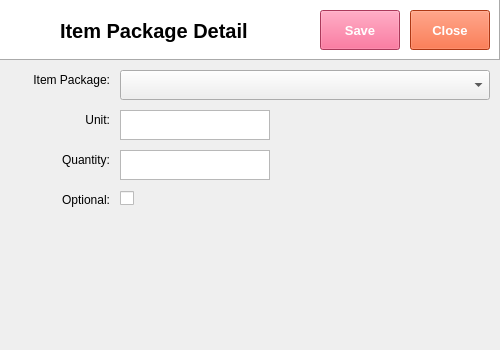
<?xml version="1.0" encoding="UTF-8"?>
<ui version="4.0">
 <class>Dialog</class>
 <widget class="QDialog" name="Dialog">
  <property name="geometry">
   <rect>
    <x>0</x>
    <y>0</y>
    <width>500</width>
    <height>350</height>
   </rect>
  </property>
  <property name="windowTitle">
   <string>Dialog</string>
  </property>
  <widget class="QFrame" name="frame">
   <property name="geometry">
    <rect>
     <x>0</x>
     <y>0</y>
     <width>500</width>
     <height>60</height>
    </rect>
   </property>
   <property name="autoFillBackground">
    <bool>false</bool>
   </property>
   <property name="styleSheet">
    <string notr="true">background-color: rgb(255, 255, 255);</string>
   </property>
   <property name="frameShape">
    <enum>QFrame::Panel</enum>
   </property>
   <property name="frameShadow">
    <enum>QFrame::Raised</enum>
   </property>
   <widget class="QLabel" name="label">
    <property name="geometry">
     <rect>
      <x>10</x>
      <y>10</y>
      <width>38</width>
      <height>32</height>
     </rect>
    </property>
    <property name="text">
     <string/>
    </property>
    <property name="pixmap">
     <pixmap>../../python-pos/img/Disbursement.png</pixmap>
    </property>
    <property name="scaledContents">
     <bool>true</bool>
    </property>
   </widget>
   <widget class="QLabel" name="label_2">
    <property name="geometry">
     <rect>
      <x>60</x>
      <y>10</y>
      <width>220</width>
      <height>41</height>
     </rect>
    </property>
    <property name="font">
     <font>
      <family>Segoe UI</family>
      <pointsize>15</pointsize>
      <weight>75</weight>
      <bold>true</bold>
     </font>
    </property>
    <property name="text">
     <string>Item Package Detail</string>
    </property>
    <property name="textFormat">
     <enum>Qt::PlainText</enum>
    </property>
   </widget>
   <widget class="QPushButton" name="pushButton">
    <property name="geometry">
     <rect>
      <x>1200</x>
      <y>10</y>
      <width>70</width>
      <height>40</height>
     </rect>
    </property>
    <property name="font">
     <font>
      <family>Segoe UI</family>
      <pointsize>10</pointsize>
      <weight>75</weight>
      <bold>true</bold>
     </font>
    </property>
    <property name="autoFillBackground">
     <bool>false</bool>
    </property>
    <property name="styleSheet">
     <string notr="true">background-color: rgb(240, 80, 128);
color: rgb(255, 255, 255);</string>
    </property>
    <property name="text">
     <string>View</string>
    </property>
   </widget>
   <widget class="QPushButton" name="pushButton_2">
    <property name="geometry">
     <rect>
      <x>1280</x>
      <y>10</y>
      <width>70</width>
      <height>40</height>
     </rect>
    </property>
    <property name="font">
     <font>
      <family>Segoe UI</family>
      <pointsize>10</pointsize>
      <weight>75</weight>
      <bold>true</bold>
     </font>
    </property>
    <property name="styleSheet">
     <string notr="true">background-color: rgb(243, 79, 28);
color: rgb(255, 255, 255);</string>
    </property>
    <property name="text">
     <string>Close</string>
    </property>
    <property name="flat">
     <bool>false</bool>
    </property>
   </widget>
  </widget>
  <widget class="QPushButton" name="pushButton_6">
   <property name="geometry">
    <rect>
     <x>320</x>
     <y>10</y>
     <width>80</width>
     <height>40</height>
    </rect>
   </property>
   <property name="font">
    <font>
     <family>Segoe UI</family>
     <pointsize>10</pointsize>
     <weight>75</weight>
     <bold>true</bold>
    </font>
   </property>
   <property name="autoFillBackground">
    <bool>false</bool>
   </property>
   <property name="styleSheet">
    <string notr="true">background-color: rgb(240, 80, 128);
color: rgb(255, 255, 255);</string>
   </property>
   <property name="text">
    <string>Save</string>
   </property>
  </widget>
  <widget class="QPushButton" name="pushButton_7">
   <property name="geometry">
    <rect>
     <x>410</x>
     <y>10</y>
     <width>80</width>
     <height>40</height>
    </rect>
   </property>
   <property name="font">
    <font>
     <family>Segoe UI</family>
     <pointsize>10</pointsize>
     <weight>75</weight>
     <bold>true</bold>
    </font>
   </property>
   <property name="autoFillBackground">
    <bool>false</bool>
   </property>
   <property name="styleSheet">
    <string notr="true">background-color: rgb(243, 79, 28);
color: rgb(255, 255, 255);</string>
   </property>
   <property name="text">
    <string>Close</string>
   </property>
  </widget>
  <widget class="QLabel" name="label_3">
   <property name="geometry">
    <rect>
     <x>10</x>
     <y>150</y>
     <width>100</width>
     <height>20</height>
    </rect>
   </property>
   <property name="font">
    <font>
     <family>Segoe UI</family>
     <pointsize>9</pointsize>
    </font>
   </property>
   <property name="text">
    <string>Quantity:</string>
   </property>
   <property name="alignment">
    <set>Qt::AlignRight|Qt::AlignTrailing|Qt::AlignVCenter</set>
   </property>
  </widget>
  <widget class="QTextEdit" name="textEdit_3">
   <property name="geometry">
    <rect>
     <x>120</x>
     <y>150</y>
     <width>150</width>
     <height>30</height>
    </rect>
   </property>
  </widget>
  <widget class="QLabel" name="label_4">
   <property name="geometry">
    <rect>
     <x>10</x>
     <y>110</y>
     <width>100</width>
     <height>20</height>
    </rect>
   </property>
   <property name="font">
    <font>
     <family>Segoe UI</family>
     <pointsize>9</pointsize>
    </font>
   </property>
   <property name="text">
    <string>Unit:</string>
   </property>
   <property name="alignment">
    <set>Qt::AlignRight|Qt::AlignTrailing|Qt::AlignVCenter</set>
   </property>
  </widget>
  <widget class="QTextEdit" name="textEdit_4">
   <property name="geometry">
    <rect>
     <x>120</x>
     <y>110</y>
     <width>150</width>
     <height>30</height>
    </rect>
   </property>
  </widget>
  <widget class="QLabel" name="label_5">
   <property name="geometry">
    <rect>
     <x>10</x>
     <y>190</y>
     <width>100</width>
     <height>20</height>
    </rect>
   </property>
   <property name="font">
    <font>
     <family>Segoe UI</family>
     <pointsize>9</pointsize>
    </font>
   </property>
   <property name="text">
    <string>Optional:</string>
   </property>
   <property name="alignment">
    <set>Qt::AlignRight|Qt::AlignTrailing|Qt::AlignVCenter</set>
   </property>
  </widget>
  <widget class="QComboBox" name="comboBox">
   <property name="geometry">
    <rect>
     <x>120</x>
     <y>70</y>
     <width>370</width>
     <height>30</height>
    </rect>
   </property>
  </widget>
  <widget class="QLabel" name="label_8">
   <property name="geometry">
    <rect>
     <x>10</x>
     <y>70</y>
     <width>100</width>
     <height>20</height>
    </rect>
   </property>
   <property name="font">
    <font>
     <family>Segoe UI</family>
     <pointsize>9</pointsize>
    </font>
   </property>
   <property name="text">
    <string>Item Package:</string>
   </property>
   <property name="alignment">
    <set>Qt::AlignRight|Qt::AlignTrailing|Qt::AlignVCenter</set>
   </property>
  </widget>
  <widget class="QCheckBox" name="checkBox">
   <property name="geometry">
    <rect>
     <x>120</x>
     <y>190</y>
     <width>70</width>
     <height>17</height>
    </rect>
   </property>
   <property name="text">
    <string/>
   </property>
  </widget>
 </widget>
 <resources/>
 <connections/>
</ui>
